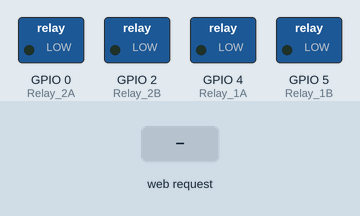
A sketch run on a simulated ESP8266 (NodeMCU). Shown: switched loads named in the sketch (green lamp = pin HIGH). The inputs (shaded band) are chosen by the test bench. WiFi joins after 1.5 s; servers stay silent unless stated; what the sketch prints to the serial monitor is not drawn.

Above: at 3.2 s.
3.3 s: HTTP request GET /specificArgs?slider1=1&slider2=1 received
At 4.1 s:
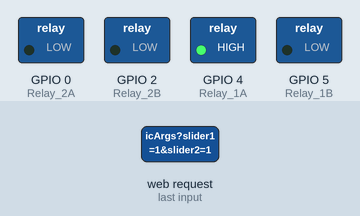
At 5.1 s:
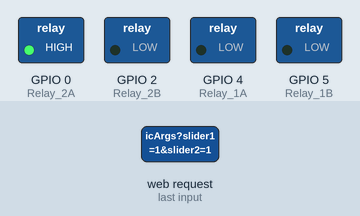
Timing chart, 0 to 6.8 s (numbered marks = the images above; inputs shaded):
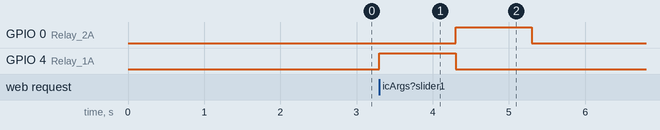

Measured:
- after the input at 3.3 s, GPIO 0 (Relay_2A): LOW → HIGH after 1.0 s, → LOW 1.0 s later; GPIO 4 (Relay_1A): LOW → HIGH at once, → LOW 1.0 s later

The sketch:

sarwan.ino
```cpp
#include <ESP8266WiFi.h>
#include <ESP8266WebServer.h>

const char* ssid     = "rohan";         // The SSID (name) of the Wi-Fi network you want to connect to
const char* password = "123456789";     // The password of the Wi-Fi network

//ESP_pin_layout
const int Relay_1A=4;
const int Relay_1B=5;
const int Relay_2A=0;
const int Relay_2B=2;

//HTML page
const char MAIN_page[] PROGMEM = R"=====(
<!DOCTYPE html>
<HTML>
<TITLE>
Ardberry Technology Home Automation System
</TITLE>
<BODY>
<CENTER>
<FORM method="post" action="/form">
<TABLE>
<TR><TD colspan=2><B>IoT Based Home Automation System</B></TD></TR>
</TABLE>
</CENTER>
</BODY>
</HTML>
)=====";

ESP8266WebServer server(80);

void handleRoot() {
  String web = MAIN_page;
  server.send(200, "text/html", web);
}

void handlespecificArgs(){

  digitalWrite(Relay_1A, LOW);
  digitalWrite(Relay_1B, LOW);
  digitalWrite(Relay_2A, LOW);
  digitalWrite(Relay_2B, LOW);

  String message="";

  /*if (server.arg("slider1")== "")
  {     message = "Slider1 Argument not found";
  }
  else if
  {     //Parameter found
      message = "slider1 = ";
      message += server.arg("slider1");     //Gets the value of the query parameter
  }
  else if (server.arg("slider2")== "")
  {     message = "Slider2 Argument not found";
  }
  else
  {     //Parameter found
      message = "slider2 = ";
      message += server.arg("slider2");     //Gets the value of the query parameter
  }*/


  // 1st Vertical slider system
  //Change Relay-1A State as per request
  if(server.arg("slider1") == "1")
  {
    digitalWrite(Relay_1A, HIGH);       //Relay_1A forward Turned on
    delay(1000);
    digitalWrite(Relay_1A, LOW);
    ESP.wdtFeed();
  }
  //Change Relay-1B State as per request
  if(server.arg("slider1") == "-1")
  {
    digitalWrite(Relay_1B, HIGH);       //Relay_1B forward Turned on
    delay(1000);
    digitalWrite(Relay_1B, LOW);
    ESP.wdtFeed();
  }

  // 2nd Vertical slider system
  //Change Relay-2A State as per request
  if(server.arg("slider2") == "1")
  {
    digitalWrite(Relay_2A, HIGH);       //Relay_1A forward Turned on
    delay(1000);
    digitalWrite(Relay_2A, LOW);
    ESP.wdtFeed();
  }
  //Change Relay-1B State as per request
  if(server.arg("slider2") == "-1")
  {
    digitalWrite(Relay_2B, HIGH);       //Relay_1B forward Turned on
    delay(1000);
    digitalWrite(Relay_2B, LOW);
    ESP.wdtFeed();
  }


  server.sendHeader("Location", "/specificArgs");
  server.send(200, "text/plain", message);

  delay(500);
}

void handleForm() {
  server.sendHeader("Location", "/");
  delay(500);
}

void handleNotFound() {

  String message = "File Not Found\n\n";
  message += "URI: ";
  message += server.uri();
  message += "\nMethod: ";
  message += (server.method() == HTTP_GET) ? "GET" : "POST";
  message += "\nArguments: ";
  message += server.args();
  message += "\n";
  for (uint8_t i = 0; i < server.args(); i++) {
    message += " " + server.argName(i) + ": " + server.arg(i) + "\n";
  }
  server.send(404, "text/plain", message);
}

void setup(){

  Serial.begin(115200);
  delay(10);
  Serial.println('\n');

  WiFi.begin(ssid, password);             // Connect to the network
  Serial.print("Connecting to ");
  Serial.print(ssid); Serial.println(" ...");

  int i = 0;
  while (WiFi.status() != WL_CONNECTED) { // Wait for the Wi-Fi to connect
    delay(1000);
    Serial.print(++i); Serial.print(' ');
  }

  Serial.println('\n');
  Serial.println("Connection established!");
  Serial.print("IP address:\t");
  Serial.println(WiFi.localIP());         // Send the IP address of the ESP8266 to the computer


  pinMode(Relay_1A, OUTPUT);
  pinMode(Relay_1B, OUTPUT);
  pinMode(Relay_2A, OUTPUT);
  pinMode(Relay_2B, OUTPUT);

  server.on("/", handleRoot);
  server.on("/form", handleForm);
  server.onNotFound(handleNotFound);

  server.on("/specificArgs", handlespecificArgs);   //app

  server.begin();
  Serial.println("HTTP server started");
  Serial.println("Server Listening");     //app


}

void loop(){
  server.handleClient();
}
```
